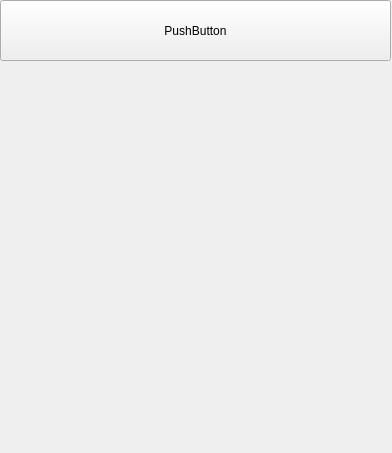
<?xml version="1.0" encoding="UTF-8"?>
<ui version="4.0">
 <class>Form</class>
 <widget class="QWidget" name="Form">
  <property name="geometry">
   <rect>
    <x>0</x>
    <y>0</y>
    <width>392</width>
    <height>453</height>
   </rect>
  </property>
  <property name="windowTitle">
   <string>Form</string>
  </property>
  <widget class="QPushButton" name="pushButton">
   <property name="geometry">
    <rect>
     <x>0</x>
     <y>0</y>
     <width>391</width>
     <height>61</height>
    </rect>
   </property>
   <property name="text">
    <string>PushButton</string>
   </property>
  </widget>
 </widget>
 <resources/>
 <connections/>
</ui>
